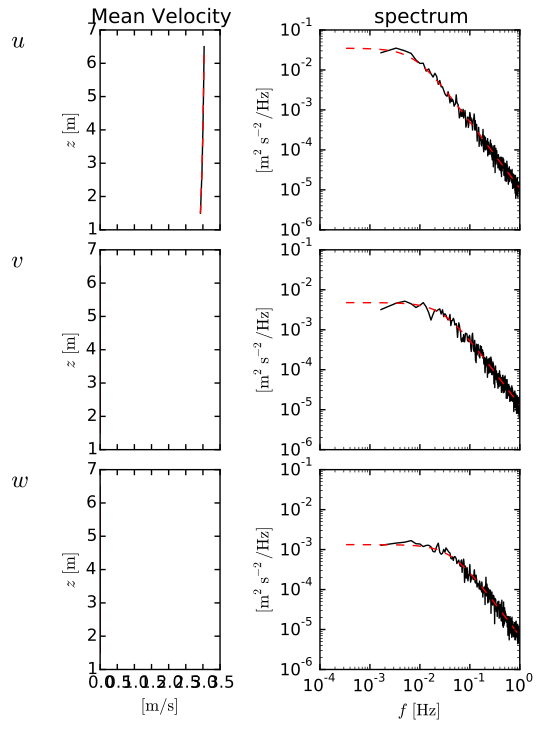

This chart was generated by the following Python code:
"""
This script provides an example usage of the PyTurbSim API.
"""

# Begin by importing the PyTurbSim API and plotting tools
import pyts.api as pyts
import pyts.plot.api as plt
from matplotlib.pylab import show

# Define some variables for the PyTurbSim run:
refht = 4
ustar = 0.03
Uref = 3.

# Now create the PyTurbSim run, and specify input statistics.
tsr = pyts.tsrun()
tsr.grid = pyts.tsGrid(center=refht,ny=3,nz=5,height=5,width=5,time_sec=3000,dt=0.5)
tsr.prof = pyts.profModels.h2l(Uref,refht,ustar)
tsr.spec = pyts.specModels.tidal(ustar,refht)
tsr.cohere = pyts.cohereModels.nwtc()
tsr.stress = pyts.stressModels.tidal(ustar,refht)
# Run PyTurbSim:
out = tsr()

# Create a 'PyTurbSim plotting figure' (plotting object):
fig = plt.new_summ_fig()

# Now just call this plotting object's 'plot' method with the
# PyTurbSim output as input:
fig.plot(out,color='k')

# These plotting objects are smart; when the same 'plot' method
# is given a PyTurbSim 'run' object it plots the target values:
fig.plot(tsr,color='r',linestyle='--')

fig.finalize()

show()
